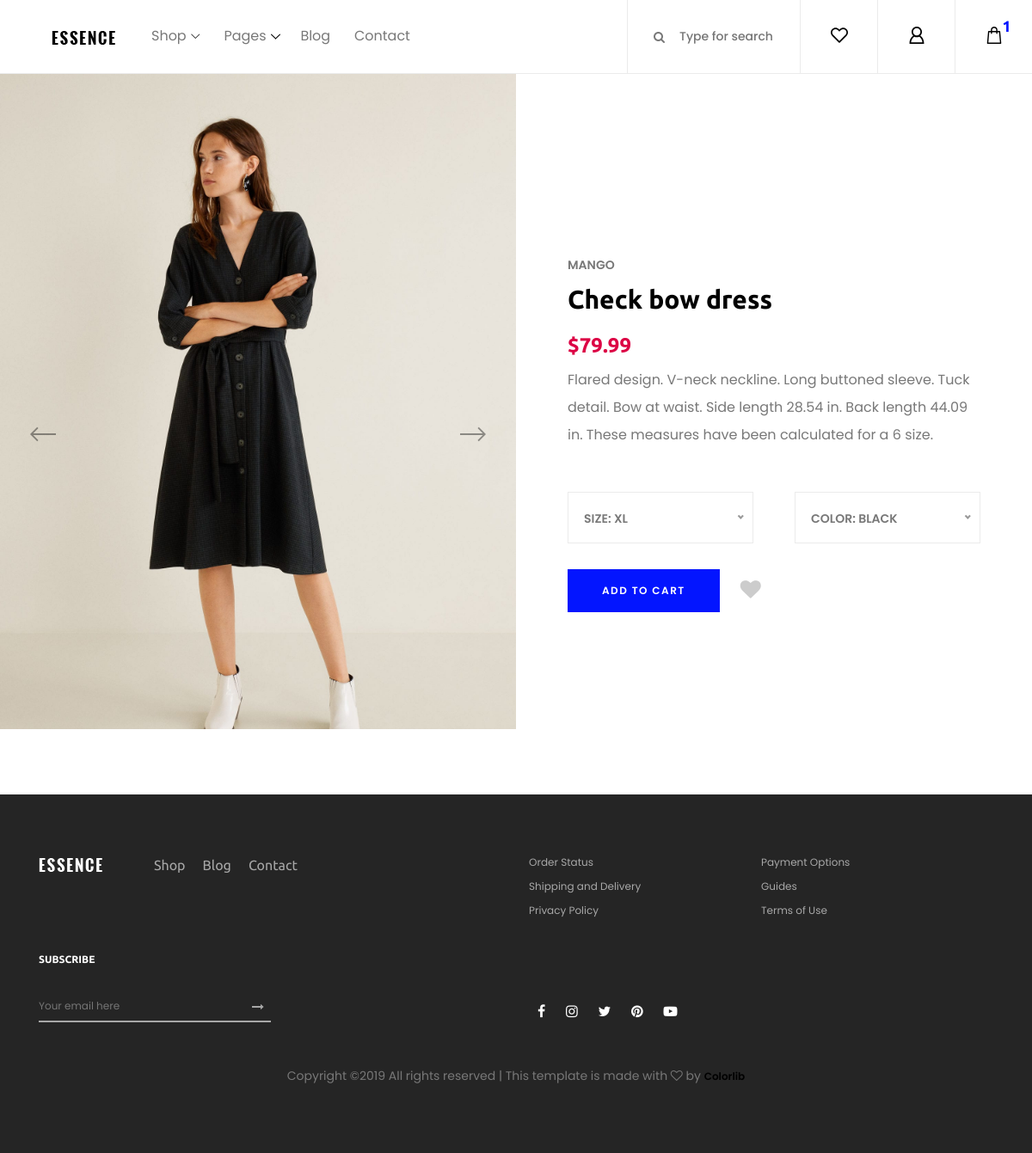
Page /items/1/ on the committed database.
### essence_web_app/models.py (models this page shows, shortened)
class Item(models.Model):
    name = models.CharField(max_length=100, default='Item.')
    description = models.CharField(max_length=500, default='An item.')
    price = models.IntegerField(default=0)
    brand = models.ForeignKey('essence_web_app.Brand', related_name='items', on_delete=models.CASCADE)
    category = models.ForeignKey('essence_web_app.Category', on_delete=models.CASCADE)
    subcategory = models.ForeignKey('essence_web_app.SubCategory', related_name='items', on_delete=models.CASCADE)

class Brand(models.Model):
    name = models.CharField(max_length=100)
    def __str__(self):
        return self.name

### essence_web_app/views.py (the view)
# urls.py: path('items/<int:pk>/', views.item_detail, name='item_detail'),
def item_detail(request, pk):
    item = get_object_or_404(Item, pk=pk)
    picture_list = Picture.objects.filter(item_id=pk).order_by('pic_name')[:3]
    picture_links = []
    for picture in picture_list:
        picture_links.append('img/product-img/' + picture.pic_name)
    item.price = format(item.price / 100, '.2f')
    context = {'item': item, 'pictures': picture_links}
    return render(request, 'item.html', context)

### templates/item.html (shortened to what this page needs)
{% extends 'base.html' %}
{% load static %}
{% load rest_framework %}
{% block content %}
    <section class="single_product_details_area d-flex align-items-center">
        <div class="single_product_thumb clearfix">
            <div class="product_thumbnail_slides owl-carousel">
                {% for pic in pictures %}
                    <img src="{% static pic %}" alt="">
                {% endfor %}
            </div>
        </div>
        <div class="single_product_desc clearfix">
            <span>{{ item.brand }}</span>
            <a href="cart.html">
                <h2>{{ item.name }}</h2>
            </a>
            <p class="product-price">${{ item.price }}</p>
            <p class="product-desc">{{ item.description }}</p>
            <form class="cart-form clearfix" method="post">
                <div class="select-box d-flex mt-50 mb-30">
                </div>
                <div class="cart-fav-box d-flex align-items-center">
                    <button type="submit" name="addtocart" value="5" class="btn essence-btn">Add to cart</button>
                    <div class="product-favourite ml-4">
                        <a href="#" class="favme fa fa-heart"></a>
                    </div>
                </div>
            </form>
        </div>
    </section>
{% endblock %}

### static/css/core-style.css (style rules this page uses)
* { margin: 0; padding: 0; }
body { font-family: "Poppins", sans-serif; font-size: 14px; background-color: #ffffff; margin-top: 85px; }
h1, h2, h3, h4, h5, h6 { color: #000000; line-height: 1.3; font-weight: 700; font-family: "Ubuntu", sans-serif; }
p { color: #787878; font-size: 14px; line-height: 2; font-weight: 400; }
a { -webkit-transition: all 500ms ease 0s; transition: all 500ms ease 0s; text-decoration: none; outline: 0 solid transparent; color: #000000; font-weight: 600; font-size: 12px; }
img { height: auto; max-width: 100%; }
.mt-50 { margin-top: 50px !important; }
.mb-30 { margin-bottom: 30px !important; }
.essence-btn { display: inline-block; min-width: 170px; height: 50px; color: #ffffff; border: none; border-radius: 0; padding: 0 40px; text-transform: uppercase; font-size: 12px; line-height: 50px; background-color: #0315ff; letter-spacing: 1.5px; font-weight: 600; }
.single_product_details_area { position: relative; z-index: 100; -ms-flex-wrap: wrap; flex-wrap: wrap; }
.single_product_details_area .single_product_thumb, .single_product_details_area .single_product_desc { -webkit-box-flex: 0; -ms-flex: 0 0 50%; flex: 0 0 50%; max-width: 50%; width: 50%; position: relative; z-index: 1; }
.single_product_details_area .product_thumbnail_slides { position: relative; z-index: 1; }
.single_product_details_area .single_product_desc { position: relative; z-index: 1; padding: 50px 5%; }
.single_product_details_area .single_product_desc span { font-size: 14px; text-transform: uppercase; font-weight: 600; color: #787878; margin-bottom: 10px; display: block; }
.single_product_details_area .single_product_desc a > h2 { font-size: 30px; display: block; margin-bottom: 10px; }
.single_product_details_area .single_product_desc .product-price { margin-bottom: 0; font-family: "Ubuntu", sans-serif; font-size: 24px; color: #dc0345; font-weight: 700; }
.single_product_details_area .single_product_desc .product-desc { font-size: 16px; }
.single_product_details_area .single_product_desc .cart-fav-box .favme { cursor: pointer; color: #ccc; font-size: 24px; }

### rows in the picture
Item: brand "MANGO", name "Check bow dress", price "79.99", description "Flared design. V-neck neckline. Long buttoned sleeve. Tuck detail. Bow at waist. Side length 28.54 in. Back length 44.09 in. These measures have been calculated for a 6 size."
